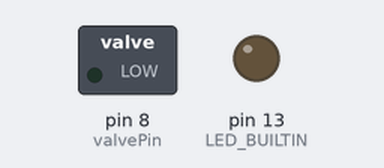
Recording of a sketch running on a simulated Arduino Uno, built with avr-gcc and run on an emulated ATmega328P. Parts: switched loads named in the sketch (green lamp = pin HIGH), output pins drawn as LEDs (lit = HIGH).

Above: at 1.5 s.
At 6.12 s:
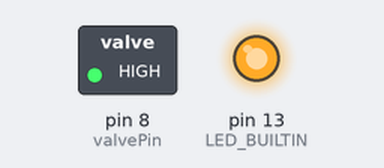
Timing chart, 0 to 7.0 s (numbered marks = the images above):
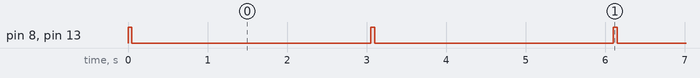

The sketch:

test_valve.ino
```cpp
const int valvePin = 8;

void setup() {
  pinMode(valvePin, OUTPUT);
  pinMode(LED_BUILTIN, OUTPUT);
}

void loop() {
  digitalWrite(valvePin, HIGH);  // trigger
  digitalWrite(LED_BUILTIN, HIGH);  // turn the LED on (HIGH is the voltage level)
  delay(50);                     // 50 ms pulse
  digitalWrite(valvePin, LOW);
  digitalWrite(LED_BUILTIN, LOW);   // turn the LED off by making the voltage LOW
  delay(3000);                   // long off time
}
```

Measured:
- by itself, pin 8 (valvePin), pin 13 (LED_BUILTIN): alternates HIGH for 0.05 s and LOW for 3.0 s
